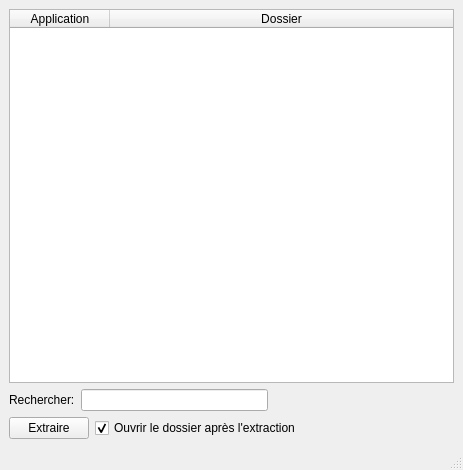
<?xml version="1.0" encoding="UTF-8"?>
<ui version="4.0">
 <class>MainWindow</class>
 <widget class="QMainWindow" name="MainWindow">
  <property name="geometry">
   <rect>
    <x>0</x>
    <y>0</y>
    <width>463</width>
    <height>470</height>
   </rect>
  </property>
  <property name="windowTitle">
   <string>MainWindow</string>
  </property>
  <widget class="QWidget" name="centralwidget">
   <layout class="QVBoxLayout" name="verticalLayout">
    <item>
     <widget class="QTableWidget" name="tableWidget">
      <property name="editTriggers">
       <set>QAbstractItemView::NoEditTriggers</set>
      </property>
      <property name="selectionMode">
       <enum>QAbstractItemView::SingleSelection</enum>
      </property>
      <property name="selectionBehavior">
       <enum>QAbstractItemView::SelectRows</enum>
      </property>
      <property name="sortingEnabled">
       <bool>true</bool>
      </property>
      <attribute name="horizontalHeaderStretchLastSection">
       <bool>true</bool>
      </attribute>
      <column>
       <property name="text">
        <string>Application</string>
       </property>
      </column>
      <column>
       <property name="text">
        <string>Dossier</string>
       </property>
      </column>
     </widget>
    </item>
    <item>
     <layout class="QGridLayout" name="gridLayout_2">
      <item row="0" column="0">
       <widget class="QLabel" name="label">
        <property name="text">
         <string>Rechercher:</string>
        </property>
       </widget>
      </item>
      <item row="0" column="1">
       <widget class="QLineEdit" name="lineEdit"/>
      </item>
      <item row="0" column="2">
       <spacer name="horizontalSpacer">
        <property name="orientation">
         <enum>Qt::Horizontal</enum>
        </property>
        <property name="sizeHint" stdset="0">
         <size>
          <width>40</width>
          <height>20</height>
         </size>
        </property>
       </spacer>
      </item>
     </layout>
    </item>
    <item>
     <layout class="QGridLayout" name="gridLayout">
      <item row="0" column="0">
       <widget class="QPushButton" name="pushButton">
        <property name="text">
         <string>Extraire</string>
        </property>
       </widget>
      </item>
      <item row="0" column="1">
       <widget class="QCheckBox" name="checkBox">
        <property name="text">
         <string>Ouvrir le dossier après l'extraction</string>
        </property>
        <property name="checked">
         <bool>true</bool>
        </property>
       </widget>
      </item>
      <item row="0" column="2">
       <spacer name="horizontalSpacer_2">
        <property name="orientation">
         <enum>Qt::Horizontal</enum>
        </property>
        <property name="sizeHint" stdset="0">
         <size>
          <width>40</width>
          <height>20</height>
         </size>
        </property>
       </spacer>
      </item>
     </layout>
    </item>
   </layout>
  </widget>
  <widget class="QMenuBar" name="menubar">
   <property name="geometry">
    <rect>
     <x>0</x>
     <y>0</y>
     <width>463</width>
     <height>24</height>
    </rect>
   </property>
  </widget>
  <widget class="QStatusBar" name="statusbar"/>
 </widget>
 <resources/>
 <connections/>
</ui>
